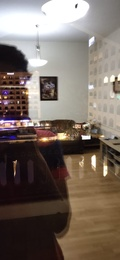
%> input picture images/avinash.jpeg, 120 x 260 px, shrunk from 532 x 1152 before the run
$ octave --eval "result = get_dk(imread('images/avinash.jpeg'));"   (GNU Octave 9; MATLAB toolbox functions it lacks are replaced by stand-ins)
%> lines starting %> are read from the running program, lines starting %| are printed output that depends on the picture; in (x1, y1, x2, y2) boxes, pixels count from 0 and x2, y2 are one past the last pixel; in counts of white or black regions, pixels touching at a corner belong together; the program's own positions count from 1
function [dx,dy] = get_dk(im)

    im=im2double(im);
    im = rgb2gray(im);
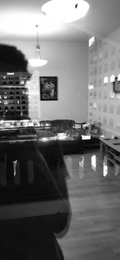
%> im: size 260x120 double; min 0.00703, max 1, mean 0.433
    [ht,wd] = size(im);
%> ht = 260; wd = 120

    %compute the laplacian of the grayscale image
    laplacianKernel = [0 -1 0; -1 4 -1; 0 -1 0];
    laplacianImage = imfilter((im), laplacianKernel);
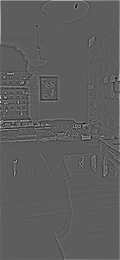
%> laplacianImage: size 260x120 double; min -1.24, max 2.14, mean 0.00963; drawn with min black and max white

    %compute the 2D autocorrelation map of the laplacian
    auto = xcorr2(laplacianImage);
    [m,n] = size(auto);
%> m = 519; n = 239
    ori_x = floor(m/2)+1;
%> ori_x = 260
    ori_y = floor(n/2)+1;
%> ori_y = 120


    %view autocorrelation map

    auto2 = uint8(255 * mat2gray(auto));
    x=[-floor(m/2)+1 floor(m/2)+1]; y=[-floor(n/2)+1 floor(n/2)+1];
%> after `x=[-floor(m/2)+1 floor(m/2)+1]`: x = [-258 260]
%> after `y=[-floor(n/2)+1 floor(n/2)+1]`: y = [-118 120]
    imagesc(x,y,auto2);
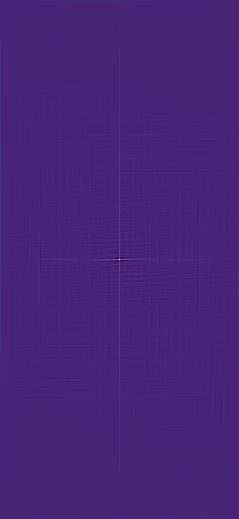
%> displayed picture: size 519x239x3, on the screen's scale of 0 to 255; mean R, G, B 72, 36.3, 117.2
    imshow(auto2)
    axis on


    %compute local maxima in 5x5 patch
    %first and second local minima
    max_1 = ordfilt2(auto, 25, true(5,5));
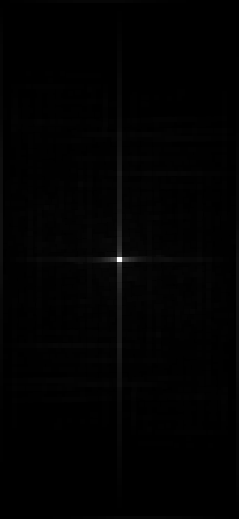
%> max_1: size 519x239 double; min -0.00715, max 648.3, mean 5.6; drawn with min black and max white
    max_2 = ordfilt2(auto, 24, true(5,5));


    %remove local maxima within 4 pixels of the origin
    max_1(ori_x-4 : ori_x+4 , ori_y-4 : ori_y+4) = 0;
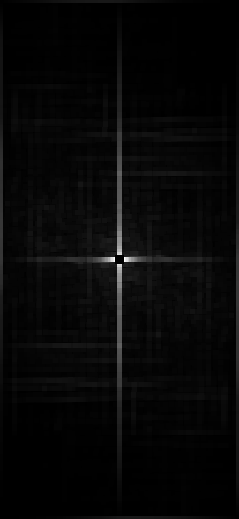
%> max_1: size 519x239 double; 0.07% of pixels changed, all inside (x1, y1, x2, y2) = (115, 255, 124, 264); drawn with min black and max white
    max_2(ori_x-4 : ori_x+4 , ori_y-4 : ori_y+4) = 0;
%> max_2: size 519x239 double; min -0.445, max 166.1, mean 4.8


    %setting the appropriate threshold value
    diff = max_1 - max_2;
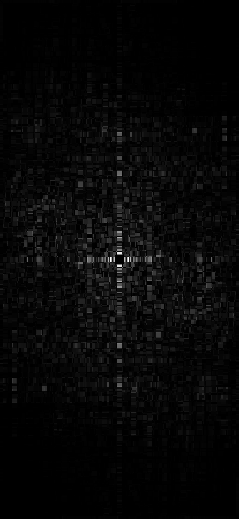
%> diff: size 519x239 double; min 0, max 20.96, mean 0.6; drawn with min black and max white
    [mindiff,i1] = min(diff(:));
%> mindiff = 0; i1 = 59941
    [maxdiff,i2] = max(diff(:));
%> maxdiff = 20.96; i2 = 57348
    thresh = (maxdiff-mindiff)/2;
%> thresh = 10.48

    max_indices = find(max_1==auto & ((max_1 - max_2) > thresh));
%> max_indices = []
    max_vals = max_1(max_indices);
%> max_vals = []


    [gl_max, ind]=max(max_vals);
%> gl_max = []; ind = []
    [dy,dx] = ind2sub([m,n],max_indices(ind));
%> dy = []; dx = []


    max_1(max_indices(ind))
%> ans = []
    max_2(max_indices(ind))
%> ans = []

    %origin shift for the coordinates
    dx = abs (dx - ori_y);
    dy = abs (dy - ori_x);

end

$ run again, on images/inwild1.png
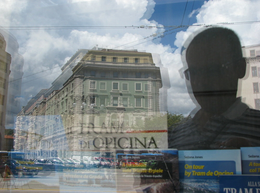
%> input picture images/inwild1.png, 260 x 193 px, shrunk from 540 x 400 before the run
%> in get_dk, `auto = xcorr2(laplacianImage);`:
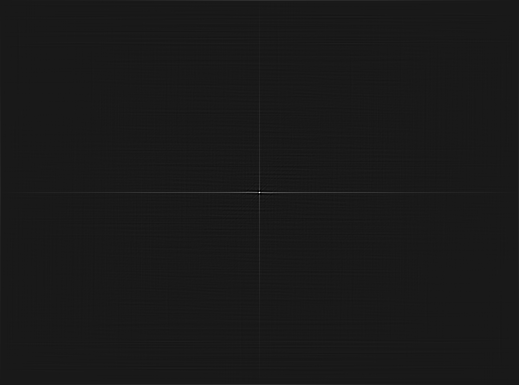
%> auto: size 385x519 double; min -104.2, max 951.5, mean 1.2; drawn with min black and max white
%> in get_dk, `diff = max_1 - max_2;`:
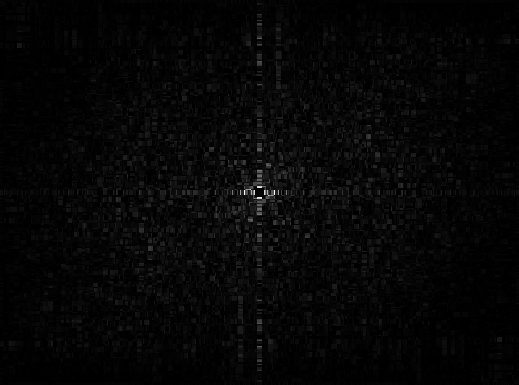
%> diff: size 385x519 double; min 0, max 30.94, mean 0.8; drawn with min black and max white
%> mindiff = 0; i1 = 98364
%> maxdiff = 30.94; i2 = 94131
%> thresh = 15.47
%> max_indices = []

$ run again, on images/inwild2.png
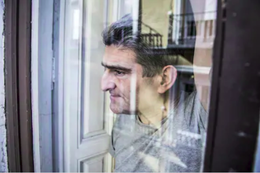
%> input picture images/inwild2.png, 260 x 173 px, shrunk from 600 x 400 before the run
%> in get_dk, `imagesc(x,y,auto2);`:
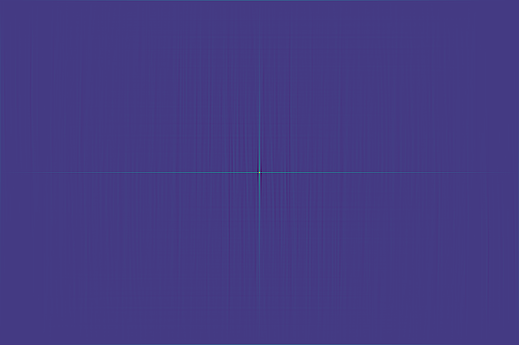
%> displayed picture: size 345x519x3, on the screen's scale of 0 to 255; mean R, G, B 67.9, 58.5, 131.3
%> in get_dk, `max_2 = ordfilt2(auto, 24, true(5,5));`:
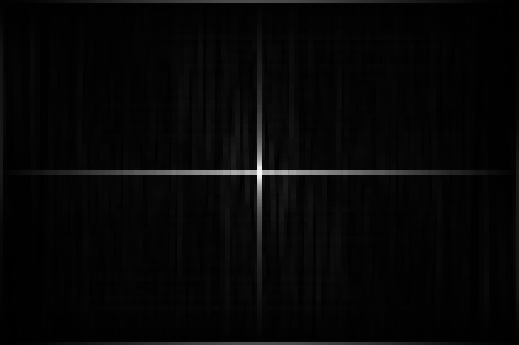
%> max_2: size 345x519 double; min -1.21, max 394.8, mean 9.6; drawn with min black and max white
%> mindiff = 0; i1 = 88144
%> maxdiff = 35.46; i2 = 87801
%> thresh = 17.73
%> max_indices = [79523; 99533]
%> max_vals = [263.4; 263.4]
%> gl_max = 263.4; ind = 1
%> in get_dk, `[dy,dx] = ind2sub([m,n],max_indices(ind));`: dy = 173; dx = 231
%> in get_dk, `max_1(max_indices(ind))`: ans = 263.4
%> in get_dk, `max_2(max_indices(ind))`: ans = 229
%> in get_dk, `dx = abs (dx - ori_y);`: dx = 29
%> in get_dk, `dy = abs (dy - ori_x);`: dy = 0
%> result = 29

$ run again, on images/prova_13.png
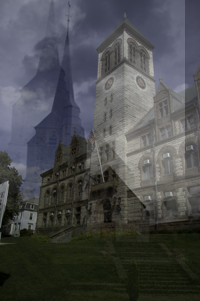
%> input picture images/prova_13.png, 200 x 301 px
%> in get_dk, `laplacianImage = imfilter((im), laplacianKernel);`:
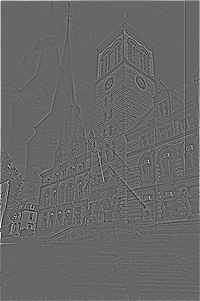
%> laplacianImage: size 301x200 double; min -0.569, max 0.836, mean 0.00446; drawn with min black and max white
%> in get_dk, `max_1(ori_x-4 : ori_x+4 , ori_y-4 : ori_y+4) = 0;`:
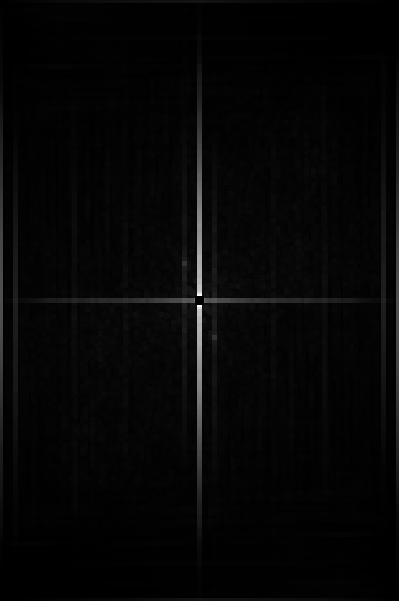
%> max_1: size 601x399 double; min 0, max 94.07, mean 2.2; drawn with min black and max white
%> mindiff = 0; i1 = 117492
%> maxdiff = 11.69; i2 = 118692
%> thresh = 5.85
%> max_indices = [110848; 128952]
%> max_vals = [18.67; 18.67]
%> gl_max = 18.67; ind = 1
%> in get_dk, `[dy,dx] = ind2sub([m,n],max_indices(ind));`: dy = 264; dx = 185
%> in get_dk, `max_1(max_indices(ind))`: ans = 18.67
%> in get_dk, `max_2(max_indices(ind))`: ans = 10.3
%> in get_dk, `dx = abs (dx - ori_y);`: dx = 15
%> in get_dk, `dy = abs (dy - ori_x);`: dy = 37
%> result = 15
